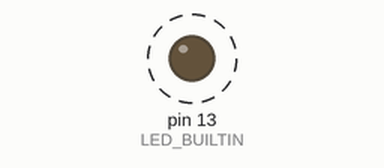
The sketch below on a simulated Arduino Uno, built with avr-gcc and run on an emulated ATmega328P. Shown: output pins drawn as LEDs (lit = HIGH). Dashed ring = blinking. What the sketch prints to the serial monitor is not drawn.

Above: at 0.5 s.
Timing chart, 0 to 4.6 s (numbered marks = the images above):
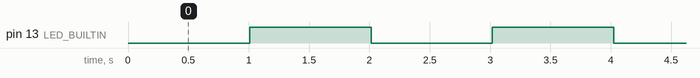

Measured:
- by itself, pin 13 (LED_BUILTIN): alternates HIGH for 1.0 s and LOW for 1.0 s

The sketch:

junk.ino
```cpp
char displayStrings[][4] {{"Prg"},{"rEd"},{"Grn"},{"Blu"},{"Int"},{"All"},{"xxx"}};
char printBuffer[64];
int count;

void setup() {
  // put your setup code here, to run once:
 Serial.begin(115200);
  // initialize digital pin LED_BUILTIN as an output.
  pinMode(LED_BUILTIN, OUTPUT);

  while (!Serial) {
    ;  // wait for serial port to connect. Needed for native USB port only
  }

  digitalWrite(LED_BUILTIN, HIGH); // turn on LED

}

void loop() {
  // put your main code here, to run repeatedly:
 for (int x = 0; x < sizeof(displayStrings) / 4; x++)
 {
  sprintf(printBuffer, "string %d = %4s", x, &displayStrings[x]);
  Serial.println(printBuffer);
 }

  digitalWrite(LED_BUILTIN, !digitalRead(LED_BUILTIN));  // toggle the LED

  Serial.println(count++);

  delay(1000);                      // wait for a second

}
```
